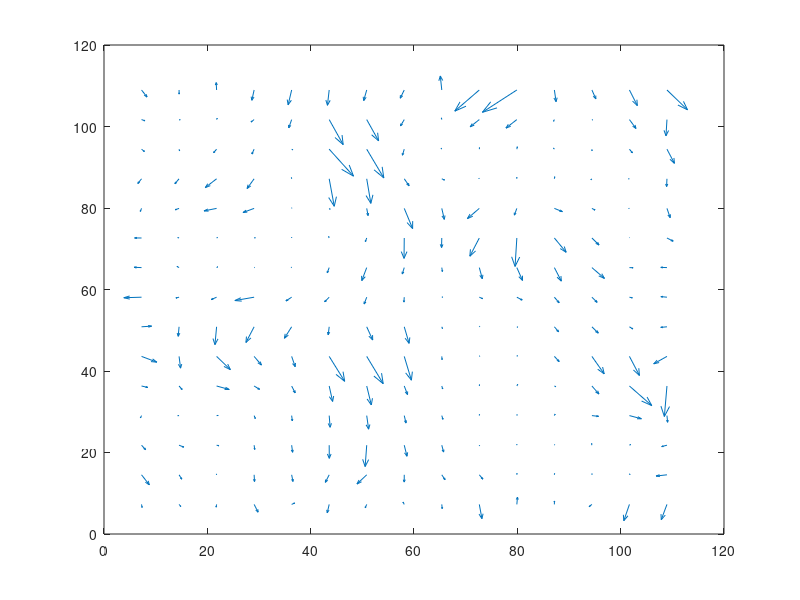

Source code (MATLAB): (Note: this script raises an error after producing the figure.)
test = dlmread('10mm1_fine.dat');
x = test(:,1);
x = x .* 0.227;
y = test(:,2);
y = y .* 0.227;
u = test(:,3);
u = u .* 9.08;
v = test(:,4);
v = v.* 9.08;

figure
q1 = quiver(x, y, u, v); %plots vector field from EDPIV data

%Histogram
figure
lengthField = sqrt((u.^2) + (v.^2));
edges = [0 2 4 6 8 10 12 14 16 18];
histogram(lengthField, edges);
ylim([0 200])
xlim([0 20])
ylabel('Vector Count');
xlabel('Velocity (mm/s)');
title('25 mm Velocity Vector Histogram')

%Create vectors describing average motion in field of view
xTot = mean(x);
yTot = mean(y);
uTot = mean(u);
vTot = mean(v);

veclength = sqrt((uTot^2) + (vTot^2));
mmlength = veclength *1e-3;
vLengthmm = vTot *1e-3;
umedian = median(u);
vmedian = median(v);
medianLength = sqrt((umedian^2) + (vmedian^2)); %median length of all vectors
maxLength = max(lengthField, 10);

figure
img = imread('10mm1_OverlappingPlus_snip.jpg');
img = flip(img);
xImg = linspace(min(x), max(x), size(img, 1));
yImg = linspace(min(y), max(y), size(img, 2));
image(xImg, yImg, img, 'CDataMapping', 'scaled');
hold on
xm = flip(x);
ym = flip(y);
um = -1 .* u;
um2 = flip(um);
vm = -1 .*v;
q2 = quiver(x,y,u,v);
q2.LineWidth = 1.5;
q2.Color = 'red';
q2.AutoScale = 'off';
hold on
ulength = length(u);
vlength = length(v);
u1 = zeros(ulength,1);
u1(17) = 5;
v1 = zeros(vlength,1);
v1(17) = -5;
q3 = quiver(x, y, u1, v1);
q3.LineWidth = 1.5;
q3.Color = 'green';
q3.AutoScale = 'off';
hold off
axis off